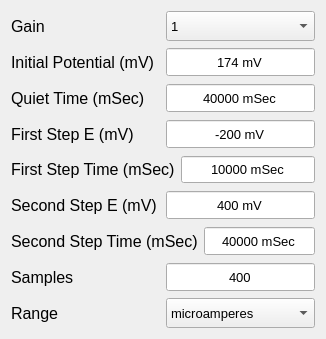
         <widget class="QWidget" name="page_Amp">
          <property name="geometry">
           <rect>
            <x>0</x>
            <y>-139</y>
            <width>326</width>
            <height>339</height>
           </rect>
          </property>
          <attribute name="label">
           <string>Amperometry</string>
          </attribute>
          <layout class="QVBoxLayout" name="verticalLayout_5">
           <item>
            <layout class="QHBoxLayout" name="horizontalLayout_23">
             <item>
              <widget class="QLabel" name="Amp_lmpGainLabel">
               <property name="font">
                <font>
                 <pointsize>12</pointsize>
                 <bold>false</bold>
                </font>
               </property>
               <property name="text">
                <string>Gain</string>
               </property>
              </widget>
             </item>
             <item>
              <widget class="QComboBox" name="Amp_lmpGainValue">
               <property name="sizePolicy">
                <sizepolicy hsizetype="Preferred" vsizetype="Preferred">
                 <horstretch>0</horstretch>
                 <verstretch>0</verstretch>
                </sizepolicy>
               </property>
               <property name="maximumSize">
                <size>
                 <width>16777215</width>
                 <height>40</height>
                </size>
               </property>
               <property name="font">
                <font>
                 <pointsize>10</pointsize>
                </font>
               </property>
               <property name="layoutDirection">
                <enum>Qt::LeftToRight</enum>
               </property>
               <property name="currentText">
                <string>1</string>
               </property>
               <property name="maxCount">
                <number>7</number>
               </property>
               <item>
                <property name="text">
                 <string>1</string>
                </property>
               </item>
               <item>
                <property name="text">
                 <string>2</string>
                </property>
               </item>
               <item>
                <property name="text">
                 <string>3</string>
                </property>
               </item>
               <item>
                <property name="text">
                 <string>4</string>
                </property>
               </item>
               <item>
                <property name="text">
                 <string>5</string>
                </property>
               </item>
               <item>
                <property name="text">
                 <string>6</string>
                </property>
               </item>
               <item>
                <property name="text">
                 <string>7</string>
                </property>
               </item>
              </widget>
             </item>
            </layout>
           </item>
           <item>
            <layout class="QHBoxLayout" name="horizontalLayout_15">
             <item>
              <widget class="QLabel" name="Amp_startVoltageLabel">
               <property name="font">
                <font>
                 <pointsize>12</pointsize>
                 <bold>false</bold>
                </font>
               </property>
               <property name="text">
                <string>Initial Potential (mV)</string>
               </property>
              </widget>
             </item>
             <item>
              <widget class="QSpinBox" name="Amp_startVoltageValue">
               <property name="sizePolicy">
                <sizepolicy hsizetype="Preferred" vsizetype="Preferred">
                 <horstretch>0</horstretch>
                 <verstretch>0</verstretch>
                </sizepolicy>
               </property>
               <property name="maximumSize">
                <size>
                 <width>16777215</width>
                 <height>40</height>
                </size>
               </property>
               <property name="font">
                <font>
                 <pointsize>10</pointsize>
                </font>
               </property>
               <property name="toolTip">
                <string>&lt;html&gt;&lt;head/&gt;&lt;body&gt;&lt;p&gt;Values from -1200 to 1200&lt;/p&gt;&lt;p&gt;&lt;br/&gt;&lt;/p&gt;&lt;/body&gt;&lt;/html&gt;</string>
               </property>
               <property name="alignment">
                <set>Qt::AlignCenter</set>
               </property>
               <property name="buttonSymbols">
                <enum>QAbstractSpinBox::NoButtons</enum>
               </property>
               <property name="suffix">
                <string> mV</string>
               </property>
               <property name="minimum">
                <number>-1200</number>
               </property>
               <property name="maximum">
                <number>1200</number>
               </property>
               <property name="value">
                <number>174</number>
               </property>
              </widget>
             </item>
            </layout>
           </item>
           <item>
            <layout class="QHBoxLayout" name="horizontalLayout_16">
             <item>
              <widget class="QLabel" name="Amp_quietTimeLabel">
               <property name="font">
                <font>
                 <pointsize>12</pointsize>
                 <bold>false</bold>
                </font>
               </property>
               <property name="text">
                <string>Quiet Time (mSec)</string>
               </property>
              </widget>
             </item>
             <item>
              <widget class="QSpinBox" name="Amp_quietTimeValue">
               <property name="sizePolicy">
                <sizepolicy hsizetype="Preferred" vsizetype="Preferred">
                 <horstretch>0</horstretch>
                 <verstretch>0</verstretch>
                </sizepolicy>
               </property>
               <property name="maximumSize">
                <size>
                 <width>16777215</width>
                 <height>40</height>
                </size>
               </property>
               <property name="font">
                <font>
                 <pointsize>10</pointsize>
                </font>
               </property>
               <property name="toolTip">
                <string>&lt;html&gt;&lt;head/&gt;&lt;body&gt;&lt;p&gt;Values from -650 to 650&lt;/p&gt;&lt;p&gt;&lt;br/&gt;&lt;/p&gt;&lt;/body&gt;&lt;/html&gt;</string>
               </property>
               <property name="alignment">
                <set>Qt::AlignCenter</set>
               </property>
               <property name="buttonSymbols">
                <enum>QAbstractSpinBox::NoButtons</enum>
               </property>
               <property name="suffix">
                <string> mSec</string>
               </property>
               <property name="minimum">
                <number>0</number>
               </property>
               <property name="maximum">
                <number>40000</number>
               </property>
               <property name="value">
                <number>40000</number>
               </property>
              </widget>
             </item>
            </layout>
           </item>
           <item>
            <layout class="QHBoxLayout" name="horizontalLayout_17">
             <item>
              <widget class="QLabel" name="Amp_FirstStepELabel">
               <property name="font">
                <font>
                 <pointsize>12</pointsize>
                 <bold>false</bold>
                </font>
               </property>
               <property name="text">
                <string>First Step E (mV)</string>
               </property>
              </widget>
             </item>
             <item>
              <widget class="QSpinBox" name="Amp_FirstStepEValue">
               <property name="sizePolicy">
                <sizepolicy hsizetype="Preferred" vsizetype="Preferred">
                 <horstretch>0</horstretch>
                 <verstretch>0</verstretch>
                </sizepolicy>
               </property>
               <property name="maximumSize">
                <size>
                 <width>16777215</width>
                 <height>40</height>
                </size>
               </property>
               <property name="font">
                <font>
                 <pointsize>10</pointsize>
                </font>
               </property>
               <property name="toolTip">
                <string>&lt;html&gt;&lt;head/&gt;&lt;body&gt;&lt;p&gt;Values from -1200 to 1200&lt;/p&gt;&lt;p&gt;&lt;br/&gt;&lt;/p&gt;&lt;/body&gt;&lt;/html&gt;</string>
               </property>
               <property name="alignment">
                <set>Qt::AlignCenter</set>
               </property>
               <property name="buttonSymbols">
                <enum>QAbstractSpinBox::NoButtons</enum>
               </property>
               <property name="suffix">
                <string> mV</string>
               </property>
               <property name="minimum">
                <number>-1200</number>
               </property>
               <property name="maximum">
                <number>1200</number>
               </property>
               <property name="value">
                <number>-200</number>
               </property>
              </widget>
             </item>
            </layout>
           </item>
           <item>
            <layout class="QHBoxLayout" name="horizontalLayout_19">
             <item>
              <widget class="QLabel" name="Amp_FirstStepTimeLabel">
               <property name="font">
                <font>
                 <pointsize>12</pointsize>
                 <bold>false</bold>
                </font>
               </property>
               <property name="text">
                <string>First Step Time (mSec)</string>
               </property>
              </widget>
             </item>
             <item>
              <widget class="QSpinBox" name="Amp_FirstStepTimeValue">
               <property name="sizePolicy">
                <sizepolicy hsizetype="Preferred" vsizetype="Preferred">
                 <horstretch>0</horstretch>
                 <verstretch>0</verstretch>
                </sizepolicy>
               </property>
               <property name="maximumSize">
                <size>
                 <width>16777215</width>
                 <height>40</height>
                </size>
               </property>
               <property name="font">
                <font>
                 <pointsize>10</pointsize>
                </font>
               </property>
               <property name="toolTip">
                <string>&lt;html&gt;&lt;head/&gt;&lt;body&gt;&lt;p&gt;Values from -650 to 650&lt;/p&gt;&lt;p&gt;&lt;br/&gt;&lt;/p&gt;&lt;/body&gt;&lt;/html&gt;</string>
               </property>
               <property name="alignment">
                <set>Qt::AlignCenter</set>
               </property>
               <property name="buttonSymbols">
                <enum>QAbstractSpinBox::NoButtons</enum>
               </property>
               <property name="suffix">
                <string> mSec</string>
               </property>
               <property name="minimum">
                <number>0</number>
               </property>
               <property name="maximum">
                <number>40000</number>
               </property>
               <property name="value">
                <number>10000</number>
               </property>
              </widget>
             </item>
            </layout>
           </item>
           <item>
            <layout class="QHBoxLayout" name="horizontalLayout_20">
             <item>
              <widget class="QLabel" name="Amp_SecondStepELabel">
               <property name="font">
                <font>
                 <pointsize>12</pointsize>
                 <bold>false</bold>
                </font>
               </property>
               <property name="text">
                <string>Second Step E (mV)</string>
               </property>
              </widget>
             </item>
             <item>
              <widget class="QSpinBox" name="Amp_SecondStepEValue">
               <property name="sizePolicy">
                <sizepolicy hsizetype="Preferred" vsizetype="Preferred">
                 <horstretch>0</horstretch>
                 <verstretch>0</verstretch>
                </sizepolicy>
               </property>
               <property name="maximumSize">
                <size>
                 <width>16777215</width>
                 <height>40</height>
                </size>
               </property>
               <property name="font">
                <font>
                 <pointsize>10</pointsize>
                </font>
               </property>
               <property name="toolTip">
                <string>&lt;html&gt;&lt;head/&gt;&lt;body&gt;&lt;p&gt;Values from -1200 to 1200&lt;/p&gt;&lt;p&gt;&lt;br/&gt;&lt;/p&gt;&lt;/body&gt;&lt;/html&gt;</string>
               </property>
               <property name="alignment">
                <set>Qt::AlignCenter</set>
               </property>
               <property name="buttonSymbols">
                <enum>QAbstractSpinBox::NoButtons</enum>
               </property>
               <property name="suffix">
                <string> mV</string>
               </property>
               <property name="minimum">
                <number>-1200</number>
               </property>
               <property name="maximum">
                <number>1200</number>
               </property>
               <property name="value">
                <number>400</number>
               </property>
              </widget>
             </item>
            </layout>
           </item>
           <item>
            <layout class="QHBoxLayout" name="horizontalLayout_21">
             <item>
              <widget class="QLabel" name="Amp_SecondStepTimeLabel">
               <property name="font">
                <font>
                 <pointsize>12</pointsize>
                 <bold>false</bold>
                </font>
               </property>
               <property name="text">
                <string>Second Step Time (mSec)</string>
               </property>
              </widget>
             </item>
             <item>
              <widget class="QSpinBox" name="Amp_SecondStepTimeValue">
               <property name="sizePolicy">
                <sizepolicy hsizetype="Preferred" vsizetype="Preferred">
                 <horstretch>0</horstretch>
                 <verstretch>0</verstretch>
                </sizepolicy>
               </property>
               <property name="maximumSize">
                <size>
                 <width>16777215</width>
                 <height>40</height>
                </size>
               </property>
               <property name="font">
                <font>
                 <pointsize>10</pointsize>
                </font>
               </property>
               <property name="toolTip">
                <string>&lt;html&gt;&lt;head/&gt;&lt;body&gt;&lt;p&gt;Values from -650 to 650&lt;/p&gt;&lt;p&gt;&lt;br/&gt;&lt;/p&gt;&lt;/body&gt;&lt;/html&gt;</string>
               </property>
               <property name="alignment">
                <set>Qt::AlignCenter</set>
               </property>
               <property name="buttonSymbols">
                <enum>QAbstractSpinBox::NoButtons</enum>
               </property>
               <property name="suffix">
                <string> mSec</string>
               </property>
               <property name="minimum">
                <number>0</number>
               </property>
               <property name="maximum">
                <number>40000</number>
               </property>
               <property name="value">
                <number>40000</number>
               </property>
              </widget>
             </item>
            </layout>
           </item>
           <item>
            <layout class="QHBoxLayout" name="horizontalLayout_24">
             <item>
              <widget class="QLabel" name="Amp_SampleLabel">
               <property name="font">
                <font>
                 <pointsize>12</pointsize>
                 <bold>false</bold>
                </font>
               </property>
               <property name="text">
                <string>Samples</string>
               </property>
              </widget>
             </item>
             <item>
              <widget class="QSpinBox" name="Amp_SampleValue">
               <property name="sizePolicy">
                <sizepolicy hsizetype="Preferred" vsizetype="Preferred">
                 <horstretch>0</horstretch>
                 <verstretch>0</verstretch>
                </sizepolicy>
               </property>
               <property name="maximumSize">
                <size>
                 <width>16777215</width>
                 <height>40</height>
                </size>
               </property>
               <property name="font">
                <font>
                 <pointsize>10</pointsize>
                </font>
               </property>
               <property name="toolTip">
                <string>&lt;html&gt;&lt;head/&gt;&lt;body&gt;&lt;p&gt;Values from -650 to 650&lt;/p&gt;&lt;p&gt;&lt;br/&gt;&lt;/p&gt;&lt;/body&gt;&lt;/html&gt;</string>
               </property>
               <property name="alignment">
                <set>Qt::AlignCenter</set>
               </property>
               <property name="buttonSymbols">
                <enum>QAbstractSpinBox::NoButtons</enum>
               </property>
               <property name="suffix">
                <string/>
               </property>
               <property name="minimum">
                <number>1</number>
               </property>
               <property name="maximum">
                <number>650</number>
               </property>
               <property name="value">
                <number>400</number>
               </property>
              </widget>
             </item>
            </layout>
           </item>
           <item>
            <layout class="QHBoxLayout" name="horizontalLayout_22">
             <item>
              <widget class="QLabel" name="lmpRangeLabel">
               <property name="font">
                <font>
                 <pointsize>12</pointsize>
                 <bold>false</bold>
                </font>
               </property>
               <property name="text">
                <string>Range</string>
               </property>
              </widget>
             </item>
             <item>
              <widget class="QComboBox" name="Amp_LmpRangeValue">
               <property name="sizePolicy">
                <sizepolicy hsizetype="Preferred" vsizetype="Preferred">
                 <horstretch>0</horstretch>
                 <verstretch>0</verstretch>
                </sizepolicy>
               </property>
               <property name="maximumSize">
                <size>
                 <width>16777215</width>
                 <height>40</height>
                </size>
               </property>
               <property name="font">
                <font>
                 <pointsize>10</pointsize>
                </font>
               </property>
               <property name="layoutDirection">
                <enum>Qt::LeftToRight</enum>
               </property>
               <property name="currentText">
                <string>microamperes</string>
               </property>
               <property name="currentIndex">
                <number>1</number>
               </property>
               <property name="maxCount">
                <number>7</number>
               </property>
               <item>
                <property name="text">
                 <string>miliamperes</string>
                </property>
               </item>
               <item>
                <property name="text">
                 <string>microamperes</string>
                </property>
               </item>
               <item>
                <property name="text">
                 <string>nanoamperes</string>
                </property>
               </item>
               <item>
                <property name="text">
                 <string>picoamperes</string>
                </property>
               </item>
              </widget>
             </item>
            </layout>
           </item>
          </layout>
         </widget>
